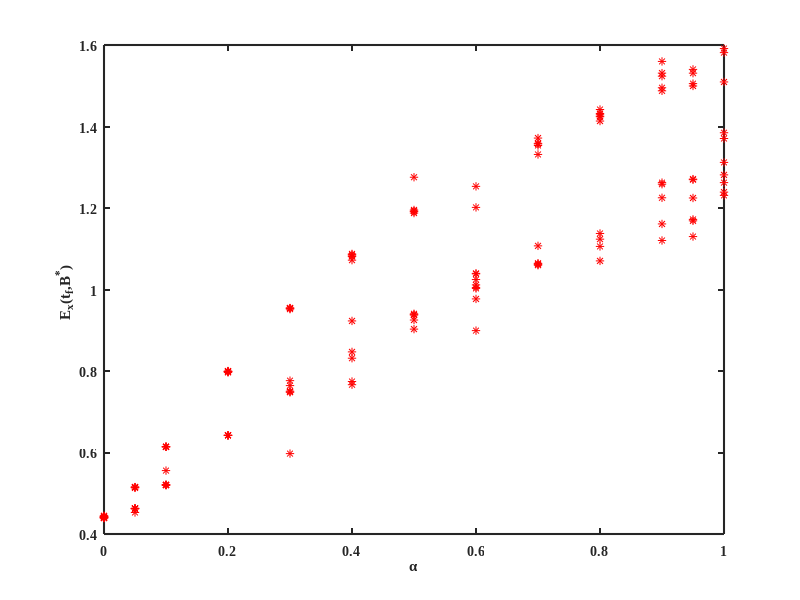

Source code (MATLAB): (Note: this script raises an error after producing the figure.)
clear;
clc;
close all;
x=[0,       0,       0,      0,      0,      0,   0,   0,   0,  0,...
   0.05,   0.05,    0.05,   0.05,   0.05,    0.05, 0.05,0.05,0.05,0.05,...  
   0.1,     0.1,     0.1,    0.1,    0.1,    0.1,  0.1, 0.1, 0.1, 0.1, ...     
    0.2,     0.2,     0.2,    0.2,    0.2,   0.2,  0.2, 0.2, 0.2, 0.2,...
   0.3,     0.3,     0.3,    0.3,    0.3,    0.3,  0.3, 0.3, 0.3, 0.3,...
   0.4,     0.4,     0.4,    0.4,    0.4,    0.4,  0.4, 0.4, 0.4, 0.4,...
   0.5,     0.5,     0.5,    0.5,    0.5,    0.5,  0.5, 0.5, 0.5, 0.5,...
   0.6,     0.6,     0.6,    0.6,    0.6,    0.6,  0.6, 0.6, 0.6,  0.6,...
   0.7,     0.7,     0.7,    0.7,    0.7,    0.7, 0.7, 0.7, 0.7,  0.7,...
   0.8,     0.8,     0.8,    0.8,    0.8,    0.8, 0.8, 0.8, 0.8, 0.8,...
   0.9,     0.9,     0.9,    0.9,    0.9,    0.9, 0.9, 0.9, 0.9, 0.9,...
   0.95,    0.95,    0.95,   0.95    0.95,   0.95, 0.95, 0.95,0.95, 0.95,...
   1.0,     1.0,     1.0,    1.0,    1.0,    1.0,  1.0,  1.0,  1.0, 1.0]

  
y1=[0.4403, 0.4405,  0.4427  0.4438, 0.4449, 0.4397,  0.4397,  0.4430, 0.4389, 0.4415,...
   0.5132, 0.4613,0.5150,0.4628,0.5150,0.4628,0.4628,0.4628,0.5150,0.4528,...
    0.5204, 0.6141,  0.5199, 0.6141  0.5207, 0.6141,  0.5556,  0.5204, 0.6140, 0.5203, ...
    0.7964, 0.6422,  0.7980, 0.7999, 0.7988, 0.7990,  0.6421,  0.6421, 0.6421, 0.7989,...
    0.9545, 0.7481,0.5973,0.9542,0.9541,0.7506,0.7483,0.9518,0.7642,0.7763,...
    1.0720,1.0808,0.7742,0.7664,0.8314,1.0873,1.0856,0.8469,1.0826,0.9229,...
    0.9028,1.2755,0.9251,0.9375,0.9381,0.9404,1.1952,1.1920,1.1876,1.1919,...
   1.2531,0.8991,1.0113,1.0026,0.9769,1.2015,1.0383,1.0244,1.0396,1.0051,...
    1.0631,1.0596,1.3716,1.3587,1.3572,1.0643,1.1071,1.3314,1.0610,1.3534,...
   1.4417,1.1235,1.4320,1.4239,1.4255,1.0702,1.1375,1.4301,1.1057,1.4134,...
   1.5597,1.5235,1.1203,1.5310,1.1609,1.2584,1.4951,1.4876,1.2251,1.2623,...
   1.1299, 1.2709,1.5052,1.5401,1.2695,1.1720,1.1685,1.4995,1.5309,1.2246,...
   1.2813,1.5813,1.5913,1.2623,1.5093,1.3119,1.2309,1.3705,1.2390,1.3847]
    
    
    
    
y2=[9.4033, 9.0284,  9.1607, 9.0785, 9.0026, 10.3358, 10.3358,10.7507, 9.6293, 9.2659,...
    7.2288,8.2881,7.2057,8.2390,7.2057,8.2390,8.2390,8.2390,7.2053,8.2390,...
      7.1457, 6.2677,  7.1488, 6.2677, 7.1442, 6.2677,  7.4521,  7.1457, 6.2681, 7.1459, ...
    5.4655, 6.1101,  5.4594, 5.4498, 5.5464, 5.4553,  6.1104,  6.1103, 6.1103, 5.4559,...
   5.1328,5.6309,7.0674,5.1334,5.1336,5.6210,5.6307,5.1245,5.5600,5.4879,...
     4.9557,5.9442,5.6462,5.8285,5.3554,4.9724,4.9672,5.3302,4.9755,5.1886,...
    5.2134,4.9100,5.1666,5.0996,5.1194,5.1422,4.8909,4.8842,4.8726,4.8891,...
       4.9541,5.2805,5.1582,5.0517,5.0677,4.8635,4.9806,4.9776,4.9610,5.0312,...
     4.9590,4.9579,4.8847,4.8654,4.8227,4.9521,4.7776,4.8756,5.0779,4.8331,...
     4.8876,4.8770,4.8398,4.8424,4.7601,4.9626,4.7544,4.6957,4.8988,4.7838,...
    4.9315,5.0242,5.1038,4.9419,4.8494,4.7083,4.8968,4.7117,4.7842,4.7211,...
    4.9121, 4.6735,4.9723,4.7782,4.8154,4.8633,4.8591,4.7444,4.8395,4.7807,...
     4.7444,4.7022,4.7480,4.7211,4.7698,4.8228,4.7727,4.6688,4.7727,4.6492]
   
   
   
figure
   plot(x,y1,'r*')
   
    set(gca, 'LineWidth', 1.5);
      set(gca,'FontName','Times New Roman','FontWeight','bold')
 xlabel('\alpha','FontName','Times New Roman','FontWeight','bold');
 ylabel('E_x(t_f,B^*) ','FontName','Times New Roman','FontWeight','bold');
  export_fig cost_x_3.eps -painters -transparent 
   
   %hold on
   %legend( )
   figure
   plot (x, y2, 'bo');
   %axis ([0,1,4,11])
  
 set(gca, 'LineWidth', 1.5);
 xlabel('\alpha','FontName','Times New Roman','FontWeight','bold');
 ylabel('E_u(t_f,B^*)','FontName','Times New Roman','FontWeight','bold');
  set(gca,'FontName','Times New Roman','FontWeight','bold')
  export_fig cost_u_3.eps -painters -transparent      